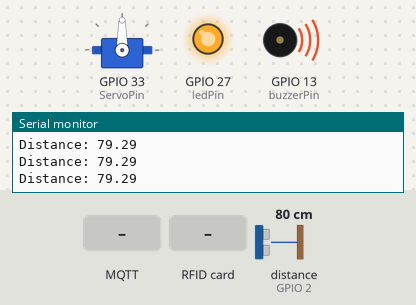
Simulated run of this sketch. Board: ESP32. On the bench: servo, output pins drawn as LEDs (lit = HIGH), buzzer (waves = sounding, pin HIGH), the last lines printed to the serial monitor. Wiring (inferred from the names in the program): ultrasonic range finder: trigger GPIO 4; echo GPIO 2. The inputs (shaded band) are chosen by the test bench; at power-on: distance to the obstacle (sensor on GPIO 2) 80 cm. The echo pulse lasts 58.3 µs per cm; WiFi joins after 1.5 s; servers stay silent unless stated; no MQTT or app messages arrive unless stated; pins used as bus, display or sensor lines are not drawn.

Above: at 2.8 s.
2.9 s: distance to the obstacle (sensor on GPIO 2) set to 22 cm
4.4 s: distance to the obstacle (sensor on GPIO 2) set to 19 cm
At 5.0 s:
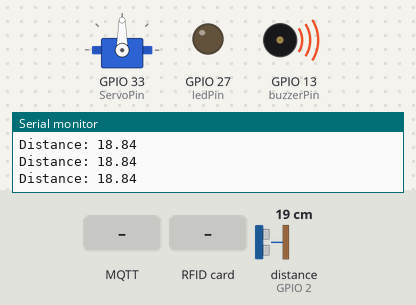
5.9 s: MQTT message "open" arrives on the first subscribed topic
At 6.3 s:
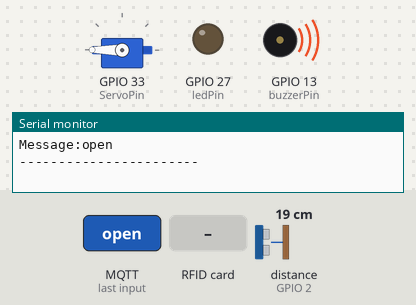
8.9 s: distance to the obstacle (sensor on GPIO 2) set to 12 cm
10.4 s: distance to the obstacle (sensor on GPIO 2) set to 9 cm
At 10.64 s:
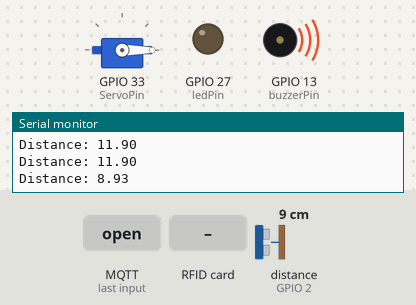
13.4 s: RFID card 5E 7A 19 C4 held to the reader
Timing chart, 0 to 17.4 s (numbered marks = the images above; inputs shaded):
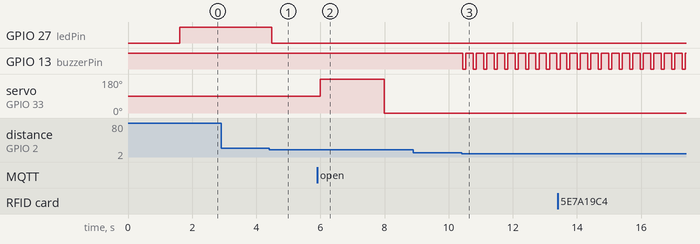

Measured:
- the behaviour switches between 21 and 20 cm on distance to the obstacle (sensor on GPIO 2) (found by bisection; images 0 and 1)
- the behaviour switches between 11 and 10 cm on distance to the obstacle (sensor on GPIO 2) (found by bisection; images 2 and 3)
- after the input at 4.4 s, GPIO 27 (ledPin): HIGH → LOW after 0.09 s
- after the input at 5.9 s, servo on GPIO 33 (ServoPin): 90° → 180° after 0.09 s, → 0° 2.0 s later
- after the input at 10.4 s, GPIO 13 (buzzerPin): alternates HIGH for 0.23 s and LOW for 0.10 s, starting at once

The sketch:

miniproject_solution.ino
```cpp
// เฉลยสำหรับผู้สอน - อิงจาก miniproject.ino ใน github.com/17punchisama/CE_NEXTGEN_3
// ทุกจุดที่เติมมีป้าย TODO เดิมกำกับไว้
#include <WiFi.h>
#include <PubSubClient.h>
#include <MFRC522.h>
#include <SPI.h>
#include <ESP32Servo.h>

String rfidUID = "";    // เอาไว้รับ UserID ที่สแกนได้จาก RFID

// ขาของ RC522 เรียงตามลำดับขาบนบอร์ด ESP32 เพื่อให้สายไม่ตัดกัน
#define SS_PIN 21       // SDA / SS ของ RC522
#define SCK_PIN 19      // SCK ของ RC522
#define MOSI_PIN 18     // MOSI ของ RC522
#define MISO_PIN 5      // MISO ของ RC522
#define RST_PIN 16      // RST ของ RC522 (ขา RX2 บนบอร์ด)

#define TRIG_PIN 4      // ESP32 pin D4 เชื่อมต่อกับ Trig pin
#define ECHO_PIN 2      // ESP32 pin D2 เชื่อมต่อกับ Echo pin (ไฟสีฟ้าบนบอร์ดจะกะพริบตอนวัดระยะ)

#define ledPin 27       // Pin ของ  LED แสดงสถานะไฟ
#define buzzerPin 13    // Pin ควบคุมการแสดง Buzzer (active low: LOW = ดัง, HIGH = เงียบ)

float duration_us, distance_cm;

const int ServoPin = 33;
Servo myservo;

MFRC522 rfid(SS_PIN, RST_PIN);  // Create MFRC522 instance

// TODO 1 : ตั้งชื่อกลุ่ม (ภาษาอังกฤษ ไม่มีเว้นวรรค ห้ามซ้ำกลุ่มอื่น) แล้วใช้ชื่อเดียวกันใน Node-RED
//          และใส่ username / password ของ MQTT ด้านล่าง (ชุดเดียวกับที่ใส่ใน Node-RED)
#define GROUP_NAME "group1"
//=================================================================================================
WiFiClient   espClient;                     //คำสั่งจาก library
PubSubClient client(espClient);             //สร้างออปเจ็ค สำหรับเชื่อมต่อ mqtt
//=================================================================================================
const char* ssid = "CE_NEXTGEN#4_MCI_2.4GHz";     //wifi name
const char* password = "cenextgenMCI809";         //wifi password
//=================================================================================================
const char* mqtt_broker = "mqtt.ce-esl.com";      //IP mqtt server
const int   mqtt_port = 1883;                     //port mqtt server
const char* mqtt_user = "";                       //mqtt username
const char* mqtt_pass = "";                       //mqtt password
const char* topic_rfid = "CENEXTGEN3/" GROUP_NAME "/rfid";     //Topic for RFID
const char* topic_servo = "CENEXTGEN3/" GROUP_NAME "/servo";   //Topic for control servo
const char* topic_car = "CENEXTGEN3/" GROUP_NAME "/car";       //Topic for sending notification if car was hit
//=================================================================================================
const int DOOR_OPEN_ANGLE = 180;
const int DOOR_CLOSE_ANGLE = 0;

void openDoor()
{
    // TODO 3 : สั่งให้ Servo เปิดประตู
    myservo.write(DOOR_OPEN_ANGLE);
}

void closeDoor()
{
    // TODO 4 : สั่งให้ Servo ปิดประตู
    myservo.write(DOOR_CLOSE_ANGLE);
}

float measureDistance()
{
    // TODO 6 : วัดระยะทาง และ return ค่าออกไป
    digitalWrite(TRIG_PIN, HIGH);
    delayMicroseconds(10);
    digitalWrite(TRIG_PIN, LOW);

    duration_us = pulseIn(ECHO_PIN, HIGH, 30000);   // timeout 30ms (~5 m)
    if (duration_us == 0) return 999;               // ไม่มีเสียงสะท้อน = ไกลมาก (กันไม่ให้ตีความเป็น "ชน")

    distance_cm = 0.017 * duration_us;
    return distance_cm;
}

void setup_wifi() {   //ฟังก์ชั่นเชื่อมต่อwifi
  delay(10);
  Serial.println();
  Serial.print("Connecting to ");
  Serial.println(ssid);
  WiFi.mode(WIFI_STA);                      //เลือกโหมดรับ wifi
  WiFi.begin(ssid, password);               //เชื่อมต่อ wifi
  while (WiFi.status() != WL_CONNECTED)     //รอจนกว่าจะเชื่อมต่อwifiสำเร็จ
  {
    delay(500);
    Serial.println("Connecting to WiFi...");
  }
  Serial.println("WiFi connected");
  Serial.println("IP address: ");
  Serial.println(WiFi.localIP());
}

void callback(char *topic, byte *payload, unsigned int length) {  //ฟังก์ชั่นsubscribe
  Serial.print("Message arrived in topic: ");
  Serial.println(topic);
  Serial.print("Message:");

  String message = "";
  for (int i = 0; i < length; i++) {
    message += (char)payload[i];
  }
  Serial.println(message);
  Serial.println("-----------------------");

  if (strcmp(topic, topic_servo) == 0) {
    // TODO 5 : ถ้าข้อความที่ได้เป็นคำว่า "open" เปิดประตู 2 วินาที และปิด (Node-RED ส่งมาเมื่อบัตรมีสิทธิ์)
    if (message == "open") {
      openDoor();
      delay(2000);
      closeDoor();
    }
  }
}

void reconnect() {  //ฟังก์ชั่นเชื่อมต่อmqtt
  client.setServer(mqtt_broker, mqtt_port);   //เชื่อมต่อmqtt
  client.setCallback(callback);               //เลือกฟังก์ชั่นsubscribe
  while (!client.connected())                 //รอจนกว่าจะเชื่อมต่อmqttสำเร็จ
  {
    String client_id = "esp32-client-";
    client_id += String(WiFi.macAddress());
    Serial.printf("The client %s connects to %s\n", client_id.c_str(), mqtt_broker);
    if (client.connect(client_id.c_str(), mqtt_user, mqtt_pass))
      Serial.println("mqtt broker connected");
    else {
      Serial.print("failed with state ");
      Serial.println(client.state());
      if (client.state() == 4 || client.state() == 5)   //4 = รหัสผิด, 5 = ไม่มีสิทธิ์
        Serial.println("check mqtt_user / mqtt_pass");
      delay(2000);
    }
  }
}

void setup()
{
  Serial.begin(115200);

  // Buzzer (ตั้งก่อนต่อ WiFi ไม่งั้นระหว่างรอเชื่อมต่อ buzzer จะดังค้าง)
  pinMode(buzzerPin, OUTPUT);
  digitalWrite(buzzerPin, HIGH);  // HIGH = เงียบ

  setup_wifi(); //เชื่อมต่อwifi
  reconnect();  //เชื่อมต่อmqtt
  client.subscribe(topic_servo);  //กำหนด topic ที่จะ subscribe
  client.publish(topic_rfid, "กรุณาสแกน RFID เพื่อยืนยันตัวตน (" GROUP_NAME ")"); //กำหนด topic ที่จะ publish

  // SPI ของ RC522
  SPI.begin(SCK_PIN, MISO_PIN, MOSI_PIN, SS_PIN);
  rfid.PCD_Init();

  // Set Up ของ Servo
  myservo.setPeriodHertz(50);
  myservo.attach(ServoPin, 1000, 2000);

  // PinMode ของ Ultrasonics
  pinMode(TRIG_PIN, OUTPUT);
  pinMode(ECHO_PIN, INPUT);

  // LED
  pinMode(ledPin, OUTPUT);
  digitalWrite(ledPin, HIGH);
}

void loop()
{
  client.loop(); //วนลูปรอsubscribe valu จาก mqtt

  if (rfid.PICC_IsNewCardPresent()) {
    Serial.println("Card present!");

    if (!rfid.PICC_ReadCardSerial()) {
      Serial.println("Card detected but read failed");
    } else {

      // สร้าง UID จากบัตรที่อ่านได้
      String scannedUID = "";
      Serial.print("UID tag : ");
      for (byte i = 0; i < rfid.uid.size; i++) {
        scannedUID += String(rfid.uid.uidByte[i] < 0x10 ? "0" : "");
        scannedUID += String(rfid.uid.uidByte[i], HEX);
      }
      scannedUID.toUpperCase();
      Serial.println(scannedUID);

      // TODO 2 : ส่งรหัส RFID ที่สแกนได้ไปยัง Topic 'topic_rfid'
      client.publish(topic_rfid, scannedUID.c_str());

      // หยุดการ์ดใบนี้
      rfid.PICC_HaltA();
      rfid.PCD_StopCrypto1();
    }
  }

  float distance = measureDistance();
  Serial.print("Distance: ");
  Serial.println(distance);
  if (distance > 20){
    // TODO 7 : ส่งข้อความว่า nothing ไปที่ topic_car และสั่ง logic high ให้ LED
    client.publish(topic_car, "nothing");
    digitalWrite(ledPin, HIGH);
  } else if (distance <= 20 && distance > 10) {
    // TODO 8 : ส่งข้อความว่า nothing ไปที่ topic_car และสั่ง logic low ให้ LED
    client.publish(topic_car, "nothing");
    digitalWrite(ledPin, LOW);
  } else if (distance <= 10 && distance > 5) {
    // TODO 9 : ส่งข้อความว่า nothing ไปที่ topic_car และสั่ง buzzer เล่นสัญญาณเตือน (LOW = ดัง)
    client.publish(topic_car, "nothing");
    digitalWrite(ledPin, LOW);
    digitalWrite(buzzerPin, LOW);
    delay(100);
    digitalWrite(buzzerPin, HIGH);
    delay(100);
  } else {
    // TODO 10 : ส่งข้อความว่า hit ไปที่ topic_car
    client.publish(topic_car, "hit");
    digitalWrite(ledPin, LOW);
  }

  delay(100);   // ไม่ให้ยิงข้อความถี่เกินไปจน broker ตัดการเชื่อมต่อ
}
```
